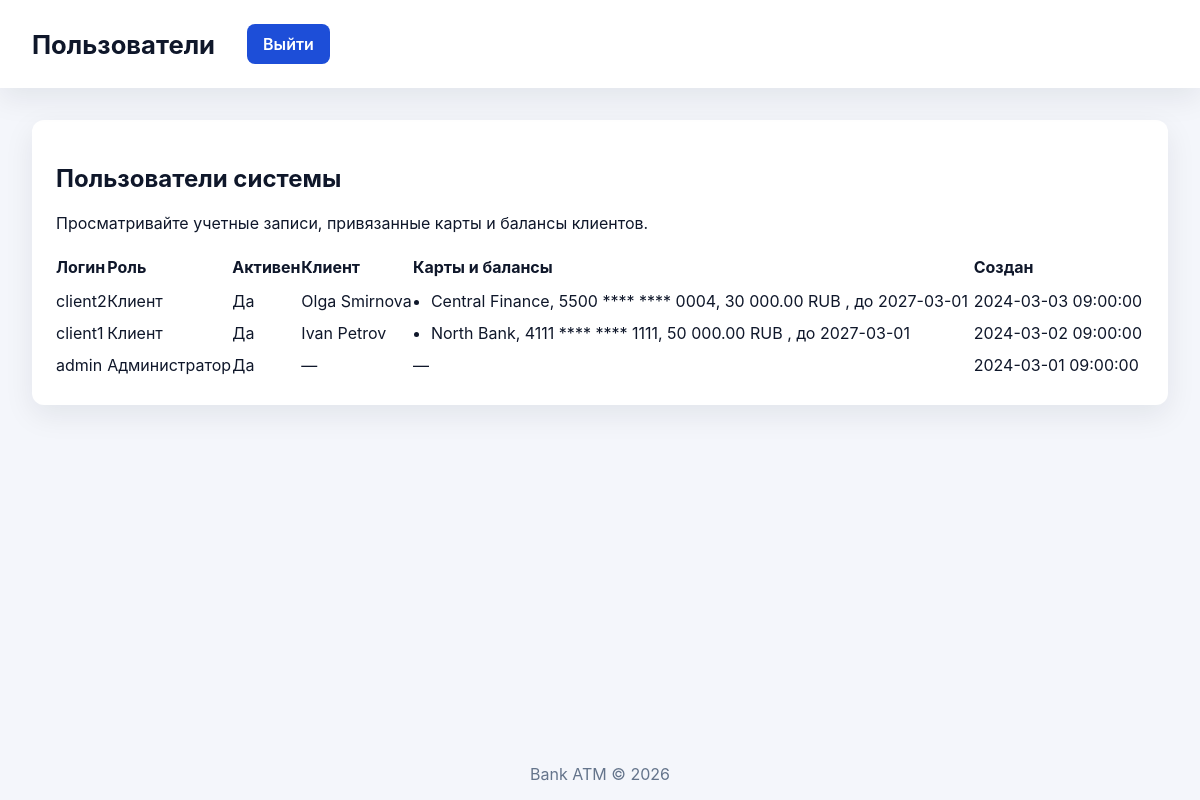
The app's page /site/users.php (signed in) with its own data.
### tables this page shows
CREATE TABLE users (
  id BIGINT UNSIGNED AUTO_INCREMENT PRIMARY KEY,
  login VARCHAR(255) NOT NULL,
  password_hash VARCHAR(255) NOT NULL,
  role ENUM('admin','client') NOT NULL,
  full_name VARCHAR(255) NULL,
  created_at DATETIME NOT NULL DEFAULT CURRENT_TIMESTAMP,
  updated_at DATETIME NULL,
  is_active TINYINT(1) NOT NULL DEFAULT 1,
  UNIQUE KEY ux_users_login (login),
  KEY idx_users_role (role)
);

CREATE TABLE cards (
  id BIGINT UNSIGNED AUTO_INCREMENT PRIMARY KEY,
  card_number VARCHAR(32) NOT NULL,
  pin_hash VARCHAR(255) NOT NULL,
  bank_issuer_id BIGINT UNSIGNED NOT NULL,
  client_id BIGINT UNSIGNED NOT NULL,
  created_at DATETIME NOT NULL DEFAULT CURRENT_TIMESTAMP,
  updated_at DATETIME NULL,
  expires_at DATE NULL,
  is_blocked TINYINT(1) NOT NULL DEFAULT 0,
  UNIQUE KEY ux_cards_card_number (card_number),
  KEY idx_cards_bank_issuer_id (bank_issuer_id),
  KEY idx_cards_client_id (client_id),
  CONSTRAINT fk_cards_bank_issuer
    FOREIGN KEY (bank_issuer_id) REFERENCES banks(id),
  CONSTRAINT fk_cards_client
    FOREIGN KEY (client_id) REFERENCES users(id)
);

CREATE TABLE banks (
  id BIGINT UNSIGNED AUTO_INCREMENT PRIMARY KEY,
  name VARCHAR(255) NOT NULL,
  bic VARCHAR(20) NULL,
  created_at DATETIME NOT NULL DEFAULT CURRENT_TIMESTAMP,
  updated_at DATETIME NULL,
  UNIQUE KEY ux_banks_bic (bic),
  KEY idx_banks_name (name)
);

CREATE TABLE accounts (
  id BIGINT UNSIGNED AUTO_INCREMENT PRIMARY KEY,
  card_id BIGINT UNSIGNED NOT NULL,
  balance DECIMAL(12,2) NOT NULL DEFAULT 0.00,
  currency CHAR(3) NOT NULL DEFAULT 'RUB',
  updated_at DATETIME NOT NULL DEFAULT CURRENT_TIMESTAMP ON UPDATE CURRENT_TIMESTAMP,
  UNIQUE KEY ux_accounts_card_id (card_id),
  CONSTRAINT fk_accounts_card
    FOREIGN KEY (card_id) REFERENCES cards(id)
);

### includes/auth.php (called while the page is built, shortened)
<?php
require_once __DIR__ . '/db.php';
require_once __DIR__ . '/helpers.php';
function is_logged_in(): bool
{
    return isset($_SESSION['user']);
}

### includes/db.php (called while the page is built, shortened)
<?php
function db(): PDO
{
    static $pdo = null;
    if ($pdo instanceof PDO) {
        return $pdo;
    }
    $host = getenv('DB_HOST') ?: '127.0.0.1';
    $name = getenv('DB_NAME') ?: 'bank_atm';
    $user = getenv('DB_USER') ?: 'bank_user';
    $pass = getenv('DB_PASS') ?: 'bank_pass';
    $charset = getenv('DB_CHARSET') ?: 'utf8mb4';
    $dsn = sprintf('mysql:host=%s;dbname=%s;charset=%s', $host, $name, $charset);
    $options = [
        PDO::ATTR_ERRMODE => PDO::ERRMODE_EXCEPTION,
        PDO::ATTR_DEFAULT_FETCH_MODE => PDO::FETCH_ASSOC,
        PDO::ATTR_EMULATE_PREPARES => false,
    ];
    try {
        $pdo = new PDO($dsn, $user, $pass, $options);
    } catch (PDOException $exception) {
        error_log('Database connection error: ' . $exception->getMessage());
        throw new RuntimeException('Database connection failed.');
    }
    return $pdo;
}

### site/users.php (the view, shortened to what this page needs)
<?php
require_once __DIR__ . '/../includes/db.php';
require_once __DIR__ . '/../includes/helpers.php';
require_once __DIR__ . '/../includes/auth.php';
function mask_card_number(string $number): string
{
    $clean = preg_replace('/\D+/', '', $number);
    return substr($clean, 0, 4) . ' **** **** ' . substr($clean, -4);
}
$usersStmt = db()->query(
    'SELECT users.id, users.login, users.role, users.is_active, users.created_at, users.full_name, '
    . "CASE WHEN users.role = 'client' THEN users.id ELSE NULL END AS client_id "
    . 'FROM users '
    . 'ORDER BY users.created_at DESC'
);
$users = $usersStmt->fetchAll();
$clientIds = [];
foreach ($users as $user) {
    if (!empty($user['client_id'])) {
        $clientIds[] = (int) $user['client_id'];
    }
}
$cardsByClient = [];
if (!empty($clientIds)) {
    $placeholders = implode(',', array_fill(0, count($clientIds), '?'));
    $cardsStmt = db()->prepare(
        'SELECT cards.client_id, cards.card_number, cards.expires_at, cards.is_blocked, '
        . 'banks.name AS bank_name, accounts.balance, accounts.currency '
        . 'FROM cards '
        . 'JOIN banks ON banks.id = cards.bank_issuer_id '
        . 'LEFT JOIN accounts ON accounts.card_id = cards.id '
        . 'WHERE cards.client_id IN (' . $placeholders . ') '
        . 'ORDER BY cards.client_id, cards.card_number'
    );
    $cardsStmt->execute($clientIds);
    $cards = $cardsStmt->fetchAll();
    foreach ($cards as $card) {
        $clientId = (int) $card['client_id'];
        if (!isset($cardsByClient[$clientId])) {
            $cardsByClient[$clientId] = [];
        }
        $cardsByClient[$clientId][] = $card;
    }
}
render_header('Пользователи');
?>
<section class="card">
  <h2>Пользователи системы</h2>
  <p>Просматривайте учетные записи, привязанные карты и балансы клиентов.</p>
  <?php if (empty($users)) : ?>
    <p>Пользователи не найдены.</p>
  <?php else : ?>
    <div style="overflow-x: auto;">
      <table style="width: 100%; border-collapse: collapse;">
        <thead>
          <tr>
            <th style="text-align: left; padding: 8px 0;">Логин</th>
            <th style="text-align: left; padding: 8px 0;">Роль</th>
            <th style="text-align: left; padding: 8px 0;">Активен</th>
            <th style="text-align: left; padding: 8px 0;">Клиент</th>
            <th style="text-align: left; padding: 8px 0;">Карты и балансы</th>
            <th style="text-align: left; padding: 8px 0;">Создан</th>
          </tr>
        </thead>
        <tbody>
          <?php foreach ($users as $user) : ?>
            <tr>
              <td style="padding: 6px 0;"><?= sanitize($user['login']) ?></td>
              <td style="padding: 6px 0;"><?= $user['role'] === 'admin' ? 'Администратор' : 'Клиент' ?></td>
              <td style="padding: 6px 0;"><?= (int) $user['is_active'] === 1 ? 'Да' : 'Нет' ?></td>
              <td style="padding: 6px 0;">
                <?= $user['full_name'] ? sanitize($user['full_name']) : '—' ?>
              </td>
              <td style="padding: 6px 0;">
                <?php if (empty($user['client_id']) || empty($cardsByClient[(int) $user['client_id']])) : ?>
                  —
                <?php else : ?>
                  <ul style="margin: 0; padding-left: 18px;">
                    <?php foreach ($cardsByClient[(int) $user['client_id']] as $card) : ?>
                      <li>
                        <?= sanitize($card['bank_name']) ?>,
                        <?= sanitize(mask_card_number($card['card_number'])) ?>,
                        <?= $card['balance'] !== null ? number_format((float) $card['balance'], 2, '.', ' ') . ' ' . sanitize($card['currency']) : 'Баланс не задан' ?>
                        <?php if (!empty($card['expires_at'])) : ?>
                          , до <?= sanitize($card['expires_at']) ?>
                        <?php endif; ?>
                      </li>
                    <?php endforeach; ?>
                  </ul>
                <?php endif; ?>
              </td>
              <td style="padding: 6px 0;">
                <?= sanitize((string) $user['created_at']) ?>
              </td>
            </tr>
          <?php endforeach; ?>
        </tbody>
      </table>
    </div>
  <?php endif; ?>
</section>
<?php
render_footer();

### includes/helpers.php (shortened to what this page needs)
<?php
function sanitize(string $value): string
{
    return htmlspecialchars($value, ENT_QUOTES | ENT_SUBSTITUTE, 'UTF-8');
}
function render_header(string $title = 'Bank ATM', string $bodyClass = ''): void
{
    $logoutLink = null;
    if (function_exists('is_logged_in') && is_logged_in()) {
        $logoutLink = '/site/logout.php';
    } elseif (!empty($_SESSION['atm']) && !empty($_SESSION['card'])) {
        $logoutLink = '/atm/logout.php';
    }
    echo '<!DOCTYPE html>';
    echo '<html lang="ru">';
    echo '<head>';
    echo '<link rel="stylesheet" href="/assets/style.css">';
    echo '</head>';
    $bodyClassAttr = $bodyClass !== '' ? ' class="' . sanitize($bodyClass) . '"' : '';
    echo '<body' . $bodyClassAttr . '>';
    echo '<div class="app">';
    echo '<header class="app__header">';
    echo '<div class="app__header-content">';
    echo '<h1 class="app__title">' . sanitize($title) . '</h1>';
    if ($logoutLink) {
        echo '<a class="btn app__logout" href="' . sanitize($logoutLink) . '">Выйти</a>';
    }
    echo '</div>';
    echo '</header>';
    echo '<main class="app__content">';
}
function render_footer(): void
{
    echo '</main>';
    echo '<footer class="app__footer">';
    echo '<span>Bank ATM &copy; ' . date('Y') . '</span>';
    echo '</footer>';
    echo '</div>';
    echo '</body>';
    echo '</html>';
}

### assets/style.css (style rules this page uses)
:root { color-scheme: light; --color-bg: #f4f6fb; --color-surface: #ffffff; --color-primary: #1d4ed8; --color-primary-dark: #1e40af; --color-text: #0f172a; --color-muted: #64748b; --color-success: #16a34a; --color-warning: #d97706; --color-danger: #dc2626; --radius: 12px; --shadow: 0 10px 30px rgba(15, 23, 42, 0.08); }
* { box-sizing: border-box; }
body { margin: 0; font-family: "Inter", "Segoe UI", sans-serif; background: var(--color-bg); color: var(--color-text); }
.app { min-height: 100vh; display: flex; flex-direction: column; }
.app__header { background: var(--color-surface); padding: 24px 32px; box-shadow: var(--shadow); position: sticky; top: 0; z-index: 10; }
.app__header-content { display: flex; align-items: center; justify-content: flex-start; gap: 16px; }
.app__title { margin: 0; font-size: 1.6rem; }
.app__logout { text-decoration: none; white-space: nowrap; margin-left: 16px; }
.app__content { flex: 1; padding: 32px; }
.app__footer { padding: 16px 32px; text-align: center; color: var(--color-muted); }
button, .btn { background: var(--color-primary); border: none; color: #ffffff; padding: 10px 16px; border-radius: 8px; cursor: pointer; font-weight: 600; transition: background 0.2s ease; }
.card { background: var(--color-surface); border-radius: var(--radius); padding: 24px; box-shadow: var(--shadow); }

### records on screen
users: login "client2", role "Клиент", is_active "Да", full_name "Olga Smirnova", created_at "2024-03-03 09:00:00"
cards: bank_issuer.name "Central Finance", card_number "5500 **** **** 0004", accounts.balance "30 000.00", accounts.currency "RUB", expires_at "2027-03-01"
users: login "client1", role "Клиент", is_active "Да", full_name "Ivan Petrov", created_at "2024-03-02 09:00:00"
cards: bank_issuer.name "North Bank", card_number "4111 **** **** 1111", accounts.balance "50 000.00", accounts.currency "RUB", expires_at "2027-03-01"
users: login "admin", role "Администратор", is_active "Да", created_at "2024-03-01 09:00:00"

### other values on screen
$title "Пользователи"
